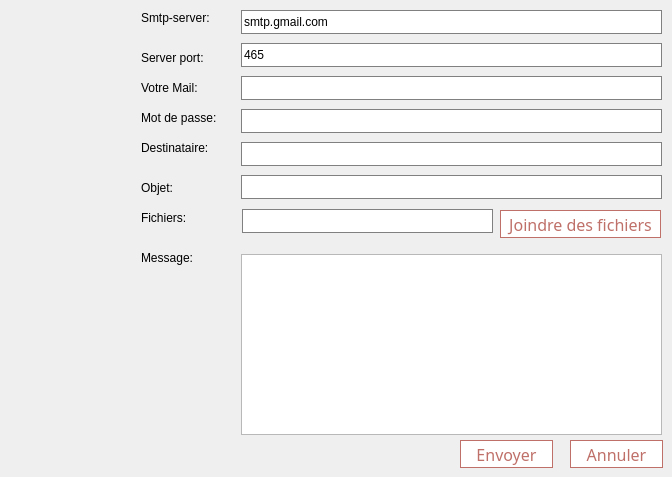
      <widget class="QWidget" name="tab_2">
       <attribute name="title">
        <string>Envoyer Mail</string>
       </attribute>
       <widget class="QPushButton" name="sendBtn">
        <property name="geometry">
         <rect>
          <x>460</x>
          <y>440</y>
          <width>93</width>
          <height>28</height>
         </rect>
        </property>
        <property name="styleSheet">
         <string notr="true">QPushButton{
font-size:16px;
font-family:century gothic;
background:white;
border-radius:60px;
color:#BF7069;
border-radius:15px;
border:1px solid #BF7069;
}
QPushButton:hover{
color:#FFABAB;
/*background:#801414;*/
background:rgb(255, 228, 228);
border-radius:15px;
}</string>
        </property>
        <property name="text">
         <string>Envoyer</string>
        </property>
       </widget>
       <widget class="QPushButton" name="exitBtn">
        <property name="geometry">
         <rect>
          <x>570</x>
          <y>440</y>
          <width>93</width>
          <height>28</height>
         </rect>
        </property>
        <property name="styleSheet">
         <string notr="true">QPushButton{
font-size:16px;
font-family:century gothic;
background:white;
border-radius:60px;
color:#BF7069;
border-radius:15px;
border:1px solid #BF7069;
}
QPushButton:hover{
color:#FFABAB;
/*background:#801414;*/
background:rgb(255, 228, 228);
border-radius:15px;
}</string>
        </property>
        <property name="text">
         <string>Annuler</string>
        </property>
       </widget>
       <widget class="QLabel" name="label_27">
        <property name="geometry">
         <rect>
          <x>141</x>
          <y>10</y>
          <width>75</width>
          <height>16</height>
         </rect>
        </property>
        <property name="text">
         <string>Smtp-server:</string>
        </property>
       </widget>
       <widget class="QPushButton" name="browseBtn">
        <property name="geometry">
         <rect>
          <x>500</x>
          <y>210</y>
          <width>161</width>
          <height>28</height>
         </rect>
        </property>
        <property name="styleSheet">
         <string notr="true">QPushButton{
font-size:16px;
font-family:century gothic;
background:white;
border-radius:60px;
color:#BF7069;
border-radius:15px;
border:1px solid #BF7069;
}
QPushButton:hover{
color:#FFABAB;
/*background:#801414;*/
background:rgb(255, 228, 228);
border-radius:15px;
}</string>
        </property>
        <property name="text">
         <string>Joindre des fichiers</string>
        </property>
       </widget>
       <widget class="QLineEdit" name="rcpt">
        <property name="geometry">
         <rect>
          <x>241</x>
          <y>142</y>
          <width>421</width>
          <height>24</height>
         </rect>
        </property>
        <property name="styleSheet">
         <string notr="true">QLineEdit
{
background-color:white;
border: 1px solid grey;
}</string>
        </property>
       </widget>
       <widget class="QLineEdit" name="subject">
        <property name="geometry">
         <rect>
          <x>241</x>
          <y>175</y>
          <width>421</width>
          <height>24</height>
         </rect>
        </property>
        <property name="styleSheet">
         <string notr="true">QLineEdit
{
background-color:white;
border: 1px solid grey;
}</string>
        </property>
       </widget>
       <widget class="QPlainTextEdit" name="msg">
        <property name="geometry">
         <rect>
          <x>241</x>
          <y>254</y>
          <width>421</width>
          <height>181</height>
         </rect>
        </property>
       </widget>
       <widget class="QLineEdit" name="uname">
        <property name="geometry">
         <rect>
          <x>241</x>
          <y>76</y>
          <width>421</width>
          <height>24</height>
         </rect>
        </property>
        <property name="styleSheet">
         <string notr="true">QLineEdit
{
background-color:white;
border: 1px solid grey;
}</string>
        </property>
       </widget>
       <widget class="QLineEdit" name="paswd">
        <property name="geometry">
         <rect>
          <x>241</x>
          <y>109</y>
          <width>421</width>
          <height>24</height>
         </rect>
        </property>
        <property name="styleSheet">
         <string notr="true">QLineEdit
{
background-color:white;
border: 1px solid grey;
}</string>
        </property>
        <property name="inputMask">
         <string/>
        </property>
        <property name="echoMode">
         <enum>QLineEdit::Password</enum>
        </property>
       </widget>
       <widget class="QLineEdit" name="server">
        <property name="geometry">
         <rect>
          <x>241</x>
          <y>10</y>
          <width>421</width>
          <height>24</height>
         </rect>
        </property>
        <property name="styleSheet">
         <string notr="true">QLineEdit
{
background-color:white;
border: 1px solid grey;
}</string>
        </property>
        <property name="text">
         <string>smtp.gmail.com</string>
        </property>
       </widget>
       <widget class="QLineEdit" name="port">
        <property name="geometry">
         <rect>
          <x>241</x>
          <y>43</y>
          <width>421</width>
          <height>24</height>
         </rect>
        </property>
        <property name="styleSheet">
         <string notr="true">QLineEdit
{
background-color:white;
border: 1px solid grey;
}</string>
        </property>
        <property name="text">
         <string>465</string>
        </property>
       </widget>
       <widget class="QLineEdit" name="file">
        <property name="geometry">
         <rect>
          <x>242</x>
          <y>209</y>
          <width>251</width>
          <height>24</height>
         </rect>
        </property>
        <property name="styleSheet">
         <string notr="true">QLineEdit
{
background-color:white;
border: 1px solid grey;
}</string>
        </property>
        <property name="readOnly">
         <bool>true</bool>
        </property>
       </widget>
       <widget class="QLabel" name="label_32">
        <property name="geometry">
         <rect>
          <x>141</x>
          <y>180</y>
          <width>36</width>
          <height>16</height>
         </rect>
        </property>
        <property name="text">
         <string>Objet:</string>
        </property>
       </widget>
       <widget class="QLabel" name="label_31">
        <property name="geometry">
         <rect>
          <x>141</x>
          <y>140</y>
          <width>74</width>
          <height>16</height>
         </rect>
        </property>
        <property name="text">
         <string>Destinataire:</string>
        </property>
       </widget>
       <widget class="QLabel" name="label_33">
        <property name="geometry">
         <rect>
          <x>141</x>
          <y>210</y>
          <width>48</width>
          <height>16</height>
         </rect>
        </property>
        <property name="text">
         <string>Fichiers:</string>
        </property>
       </widget>
       <widget class="QLabel" name="label_34">
        <property name="geometry">
         <rect>
          <x>141</x>
          <y>250</y>
          <width>54</width>
          <height>16</height>
         </rect>
        </property>
        <property name="text">
         <string>Message:</string>
        </property>
       </widget>
       <widget class="QLabel" name="label_30">
        <property name="geometry">
         <rect>
          <x>141</x>
          <y>110</y>
          <width>81</width>
          <height>16</height>
         </rect>
        </property>
        <property name="text">
         <string>Mot de passe:</string>
        </property>
       </widget>
       <widget class="QLabel" name="label_28">
        <property name="geometry">
         <rect>
          <x>141</x>
          <y>50</y>
          <width>69</width>
          <height>16</height>
         </rect>
        </property>
        <property name="text">
         <string>Server port:</string>
        </property>
       </widget>
       <widget class="QLabel" name="label_29">
        <property name="geometry">
         <rect>
          <x>141</x>
          <y>80</y>
          <width>63</width>
          <height>16</height>
         </rect>
        </property>
        <property name="text">
         <string>Votre Mail:</string>
        </property>
       </widget>
      </widget>
